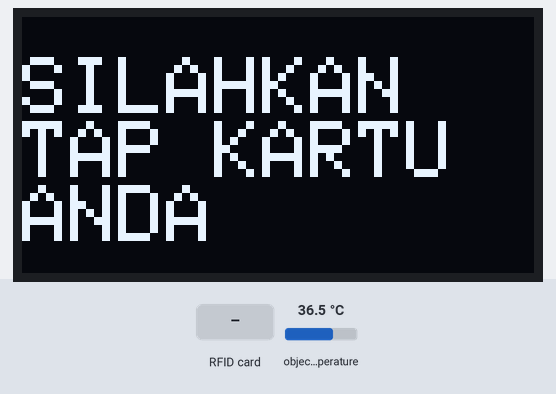
Simulated run of this sketch. Board: ESP8266 (NodeMCU). On the bench: 128×64 one-colour display. The test bench sets the inputs (shaded band); at power-on: object temperature 36.5 °C. What the sketch prints to the serial monitor is not drawn.

Above: at 3.3 s.
3.4 s: RFID card 5E 7A 19 C4 held to the reader
At 4.3 s:
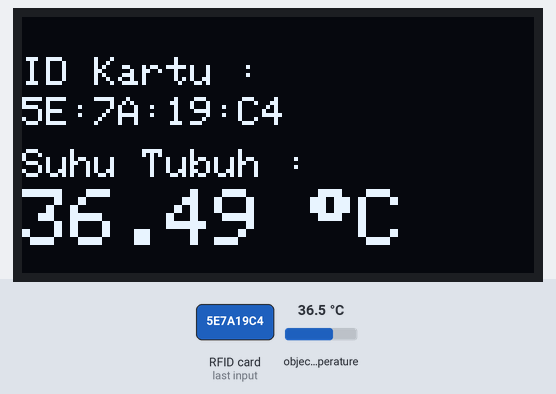
Timing chart, 0 to 6.4 s (numbered marks = the images above; inputs shaded):
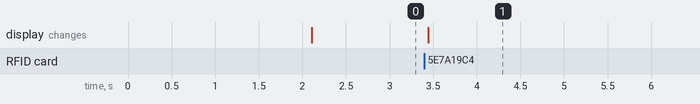

Measured:
- after the input at 3.4 s, the display: changes at once (image 1)

The sketch:

display_rfid_temperature.ino
```cpp
#include <Wire.h>
#include <Adafruit_GFX.h>
#include <Adafruit_SSD1306.h>
#include <Adafruit_MLX90614.h>
#include <SPI.h>
#include <MFRC522.h>


#define SS_PIN D8
#define RST_PIN D3
#define SCREEN_WIDTH 128 // OLED display width, in pixels
#define SCREEN_HEIGHT 64 // OLED display height, in pixels

// Declaration for an SSD1306 display connected to I2C (SDA, SCL pins)
Adafruit_SSD1306 display(SCREEN_WIDTH, SCREEN_HEIGHT, &Wire, -1);
Adafruit_MLX90614 mlx = Adafruit_MLX90614();
MFRC522 mfrc522(SS_PIN, RST_PIN);   // Create MFRC522 instance.

void setup() {
  Serial.begin(9600);

  SPI.begin();      // Initiate  SPI bus
  mfrc522.PCD_Init();   // Initiate MFRC522
  Serial.println("Approximate your card to the reader...");
  Serial.println();

  mlx.begin();

  if(!display.begin(SSD1306_SWITCHCAPVCC, 0x3C)) { // Address 0x3D for 128x64
    Serial.println(F("SSD1306 allocation failed"));
    for(;;);
  }
  delay(2000);
  display.clearDisplay();

  display.setTextSize(2);
  display.setTextColor(WHITE);
  display.setCursor(0, 10);
  // Display static text
  display.println("SILAHKAN");
  display.println("TAP KARTU ANDA");
  display.display();
}

void loop() {

  // Look for new cards
  if ( ! mfrc522.PICC_IsNewCardPresent())
  {
    return;
  }
  // Select one of the cards
  if ( ! mfrc522.PICC_ReadCardSerial())
  {
    return;
  }

  Serial.print("UID tag :");
  String content= "";
  String uid = "";
  byte letter;
  for (byte i = 0; i < mfrc522.uid.size; i++)
  {
     content.concat(String(mfrc522.uid.uidByte[i] < 0x10 ? " 0" : ":"));
     content.concat(String(mfrc522.uid.uidByte[i], HEX));
  }
  content.toUpperCase();
  uid = content.substring(1);
  Serial.println(uid);


  display.clearDisplay();
  display.setTextSize(1);
  display.setTextColor(WHITE);
  display.setCursor(0, 10);
  display.println("ID Kartu : ");
  display.setCursor(0, 20);
  display.println(uid);
  display.setCursor(0, 33);
  display.setTextSize(1);
  display.println("Suhu Tubuh : ");
  display.setCursor(0, 43);
  display.setTextSize(2);
  display.print(mlx.readObjectTempC());
  display.print(" ");
  display.print((char)247);
  display.println("C");


  display.display();
//  delay(500);

}
```
